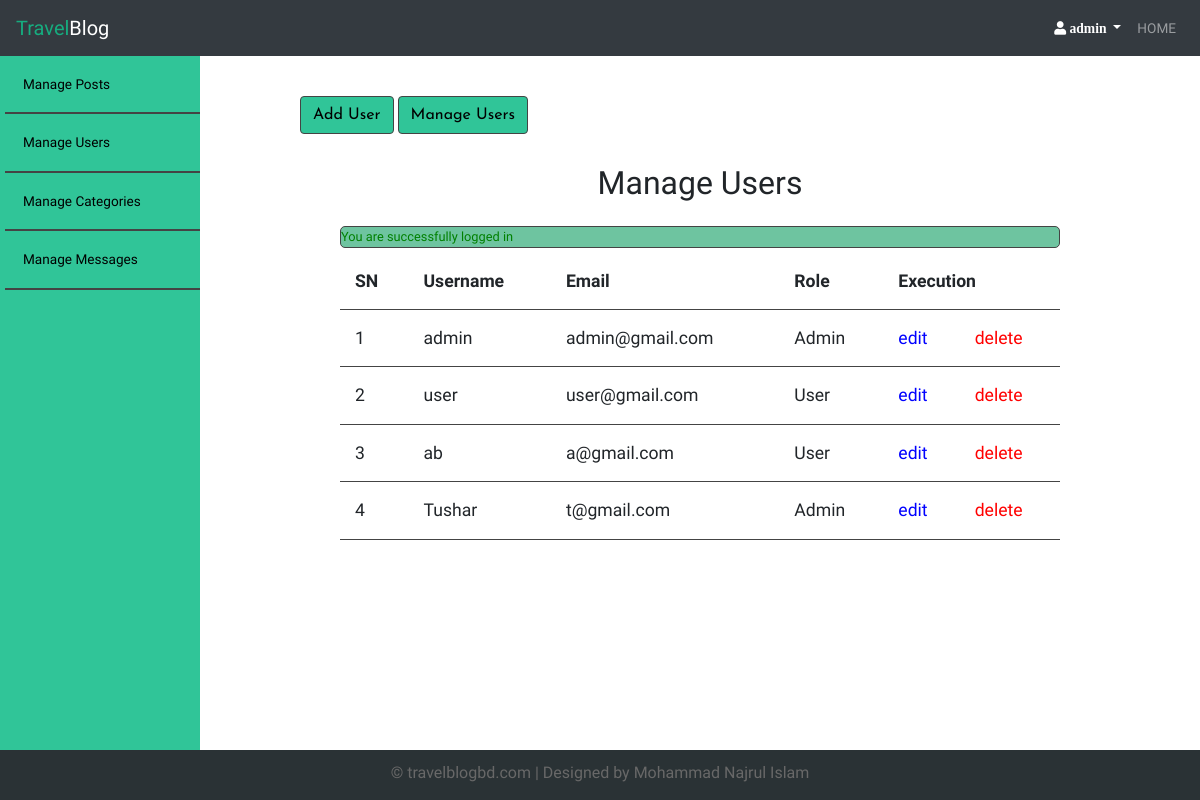
/adminusersmanage.php (signed in), run on the app's committed database.
### tables this page shows
CREATE TABLE `users` (
  `id` int(11) NOT NULL,
  `admin` tinyint(4) NOT NULL,
  `username` varchar(255) NOT NULL,
  `email` varchar(255) NOT NULL,
  `password` varchar(255) NOT NULL
);

### controlusers.php (called while the page is built, shortened)
<?php
include("db.php");
$table = 'users';
$admin_users = selectAll($table);
?>

### db.php (called while the page is built, shortened)
<?php
require('dbconnect.php');
function selectAll($table, $conditions = [])
{
    global $con;
    $sql = "SELECT * FROM $table";
    if (empty($conditions)) {
        $statement = $con->prepare($sql);
        $statement->execute();
        $records = $statement->get_result()->fetch_all(MYSQLI_ASSOC);
        return $records;
    }
}

### adminusersmanage.php (the view, shortened to what this page needs)
<?php include("controlusers.php");
?>
<!DOCTYPE html>
<html>
<head>
  <link rel="stylesheet" href="css/bootstrap.min.css" />
  <link rel="stylesheet" href="css/style.css">
  <link rel="stylesheet" href="css/admin.css">
  <link rel="stylesheet" href="https://maxcdn.bootstrapcdn.com/bootstrap/4.5.2/css/bootstrap.min.css">
  <link rel="stylesheet" href="https://use.fontawesome.com/releases/v5.14.0/css/all.css">
</head>
<body>
  <?php include("adminHeader.php"); ?>
  <div class="admin-wrapper">
  <?php include("adminLeftmenu.php"); ?>
    <div class="admin-content">
        <div class="button-group">
            <a href="adminuserscreate.php" class="btn btn-big">Add User</a>
            <a href="adminusersmanage.php" class="btn btn-big">Manage Users</a>
        </div>
        <div class="content">
            <h2 class="page-title">Manage Users</h2>
            <?php include("msg.php"); ?>
            <table>
                <thead>
                    <th>SN</th>
                    <th>Username</th>
                    <th>Email</th>
                    <th>Role</th>
                    <th colspan="2">Execution</th>
                </thead>
                <tbody>
                  <?php foreach ($admin_users as $key => $user): ?>
                    <tr>
                        <td><?php echo $key + 1;  ?></td>
                        <td><?php echo $user['username']; ?></td>
                        <td><?php echo $user['email']; ?></td>
                        <?php if($user['admin'] == 1): ?>
                          <td>Admin</td>
                        <?php else: ?>
                          <td>User</td>
                        <?php endif; ?>
                        <td><a href="adminusersedit.php?id=<?php echo $user['id']; ?>" class="edit">edit</a></td>
                        <td><a href="adminusersmanage.php?del_id=<?php echo $user['id']; ?>" class="delete">delete</a></td>
                    </tr>
                  <?php endforeach; ?>
                </tbody>
            </table>
        </div>
    </div>
  </div>
  <div class="admin-footer">
    &copy; travelblogbd.com | Designed by Mohammad Najrul Islam
  </div>
</body>
</html>

### css/style.css (style rules this page uses)
* { font-family: 'Candal', serif; }
html, body { height: 100%; padding: 0px; margin: 0px; background: #f6f6f6; font-family: 'Lora', serif; }
.content { width: 90%; margin: 30px auto 30px; }

### css/admin.css (style rules this page uses)
* { list-style: none; }
.button-group .btn { font-family: 'Josefin Sans', sans-serif; bottom: 10px; right: 10px; background: #12bd89de; color: black; border: 1px solid #444; }
.admin-wrapper { height: 89%; display: flex; }
.admin-wrapper .admin-content { flex: 8; height: 100%; padding: 40px 100px 100px; overflow-y: scroll; }
.admin-content .page-title { text-align: center; margin-bottom: 1.5rem; }
table { width: 100%; border-collapse: collapse; font-size: 1.1rem; }
th, td { padding: 15px; text-align: left; border-bottom: 1px solid #444; }
.edit { color: blue; }
.delete { color: red; }
.admin-footer { background: rgb(42, 50, 53); color: #686868; width: 100%; height: 50px; text-align: center; position: absolute; bottom: 0px; left: 0px; padding-top: 11px; }

### data on the page
users: username "admin", email "admin@gmail.com", admin "Admin"
users: username "user", email "user@gmail.com", admin "User"
users: username "ab", email "a@gmail.com", admin "User"
users: username "Tushar", email "t@gmail.com", admin "Admin"

### other printed values
$_SESSION['username'] "admin"
$_SESSION['msg'] "You are successfully logged in"
